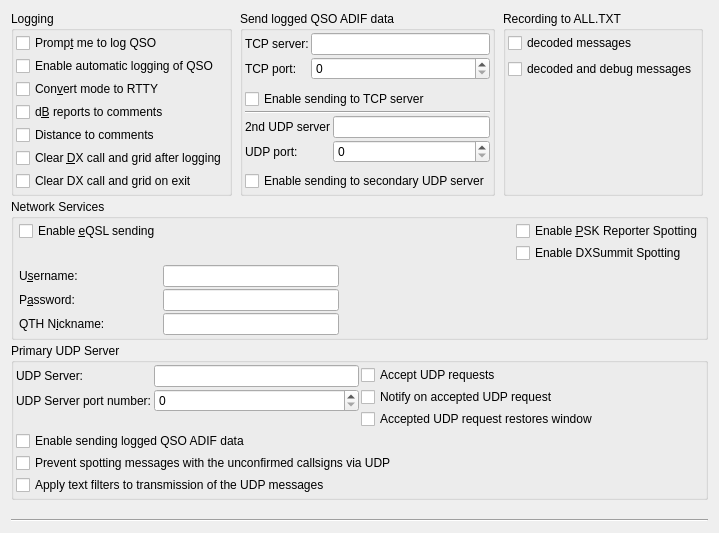
     <widget class="QWidget" name="reporting_tab">
      <attribute name="title">
       <string>Reportin&amp;g</string>
      </attribute>
      <attribute name="toolTip">
       <string>Reporting and logging settings</string>
      </attribute>
      <layout class="QGridLayout" name="gridLayout_18">
       <item row="0" column="0">
        <layout class="QVBoxLayout" name="verticalLayout_17">
         <property name="spacing">
          <number>3</number>
         </property>
         <item>
          <layout class="QHBoxLayout" name="horizontalLayout_21">
           <item>
            <widget class="QGroupBox" name="logging_group_box">
             <property name="title">
              <string>Logging</string>
             </property>
             <layout class="QGridLayout" name="gridLayout_25">
              <property name="leftMargin">
               <number>2</number>
              </property>
              <property name="topMargin">
               <number>2</number>
              </property>
              <property name="rightMargin">
               <number>2</number>
              </property>
              <property name="bottomMargin">
               <number>2</number>
              </property>
              <property name="spacing">
               <number>2</number>
              </property>
              <item row="0" column="0">
               <layout class="QGridLayout" name="gridLayout_23">
                <property name="verticalSpacing">
                 <number>3</number>
                </property>
                <item row="2" column="0">
                 <widget class="QCheckBox" name="log_as_RTTY_check_box">
                  <property name="toolTip">
                   <string>Some logging programs will not accept JT-65 or JT9 as a recognized mode.</string>
                  </property>
                  <property name="text">
                   <string>Con&amp;vert mode to RTTY</string>
                  </property>
                 </widget>
                </item>
                <item row="3" column="0">
                 <widget class="QCheckBox" name="report_in_comments_check_box">
                  <property name="toolTip">
                   <string>Some logging programs will not accept the type of reports
saved by this program.
Check this option to save the sent and received reports in the
comments field.</string>
                  </property>
                  <property name="text">
                   <string>d&amp;B reports to comments</string>
                  </property>
                 </widget>
                </item>
                <item row="6" column="0">
                 <widget class="QCheckBox" name="clear_DX_exit_check_box">
                  <property name="toolTip">
                   <string>&lt;html&gt;&lt;head/&gt;&lt;body&gt;&lt;p&gt;Check this option to force the clearing of the DX Call and DX Grid fields when exiting atdx. This functionality is intended for UR5EQF logbook software users.&lt;/p&gt;&lt;/body&gt;&lt;/html&gt;</string>
                  </property>
                  <property name="text">
                   <string>Clear DX call and grid on exit</string>
                  </property>
                 </widget>
                </item>
                <item row="0" column="0">
                 <widget class="QCheckBox" name="prompt_to_log_check_box">
                  <property name="toolTip">
                   <string>The program will pop up a partially completed Log QSO dialog when you send a 73 or free text message.</string>
                  </property>
                  <property name="text">
                   <string>Promp&amp;t me to log QSO</string>
                  </property>
                 </widget>
                </item>
                <item row="5" column="0">
                 <widget class="QCheckBox" name="clear_DX_check_box">
                  <property name="toolTip">
                   <string>Check this option to force the clearing of the DX Call
and DX Grid fields when a 73 or free text message is sent.</string>
                  </property>
                  <property name="text">
                   <string>Clear &amp;DX call and grid after logging</string>
                  </property>
                 </widget>
                </item>
                <item row="1" column="0">
                 <widget class="QCheckBox" name="autolog_check_box">
                  <property name="text">
                   <string>Enable automatic logging of QSO</string>
                  </property>
                 </widget>
                </item>
                <item row="4" column="0">
                 <widget class="QCheckBox" name="distance_in_comments_check_box">
                  <property name="toolTip">
                   <string>&lt;html&gt;&lt;head/&gt;&lt;body&gt;&lt;p&gt;Add distance to correspondent to comments in ADIF QSO record.&lt;/p&gt;&lt;/body&gt;&lt;/html&gt;</string>
                  </property>
                  <property name="text">
                   <string>Distance to comments</string>
                  </property>
                 </widget>
                </item>
               </layout>
              </item>
             </layout>
            </widget>
           </item>
           <item>
            <spacer name="horizontalSpacer_16">
             <property name="orientation">
              <enum>Qt::Horizontal</enum>
             </property>
             <property name="sizeHint" stdset="0">
              <size>
               <width>5</width>
               <height>20</height>
              </size>
             </property>
            </spacer>
           </item>
           <item>
            <layout class="QVBoxLayout" name="verticalLayout_26">
             <property name="spacing">
              <number>2</number>
             </property>
             <item>
              <widget class="QGroupBox" name="groupBox_7">
               <property name="toolTip">
                <string>&lt;html&gt;&lt;head/&gt;&lt;body&gt;&lt;p&gt;Connection to external logbook software.&lt;/p&gt;&lt;/body&gt;&lt;/html&gt;</string>
               </property>
               <property name="title">
                <string>Send logged QSO ADIF data</string>
               </property>
               <layout class="QGridLayout" name="gridLayout_32">
                <property name="leftMargin">
                 <number>2</number>
                </property>
                <property name="topMargin">
                 <number>2</number>
                </property>
                <property name="rightMargin">
                 <number>2</number>
                </property>
                <property name="bottomMargin">
                 <number>2</number>
                </property>
                <property name="spacing">
                 <number>2</number>
                </property>
                <item row="0" column="0">
                 <layout class="QVBoxLayout" name="verticalLayout_14">
                  <property name="spacing">
                   <number>2</number>
                  </property>
                  <item>
                   <layout class="QFormLayout" name="formLayout_2">
                    <property name="horizontalSpacing">
                     <number>2</number>
                    </property>
                    <property name="verticalSpacing">
                     <number>2</number>
                    </property>
                    <item row="0" column="0">
                     <widget class="QLabel" name="label_21">
                      <property name="toolTip">
                       <string>&lt;html&gt;&lt;head/&gt;&lt;body&gt;&lt;p&gt;TCP server name or address&lt;/p&gt;&lt;/body&gt;&lt;/html&gt;</string>
                      </property>
                      <property name="text">
                       <string>TCP server:</string>
                      </property>
                     </widget>
                    </item>
                    <item row="0" column="1">
                     <widget class="QLineEdit" name="tcp_server_line_edit">
                      <property name="sizePolicy">
                       <sizepolicy hsizetype="Preferred" vsizetype="Fixed">
                        <horstretch>0</horstretch>
                        <verstretch>0</verstretch>
                       </sizepolicy>
                      </property>
                      <property name="toolTip">
                       <string>&lt;html&gt;&lt;head/&gt;&lt;body&gt;&lt;p&gt;TCP server name or address&lt;/p&gt;&lt;/body&gt;&lt;/html&gt;</string>
                      </property>
                     </widget>
                    </item>
                    <item row="3" column="0">
                     <widget class="QLabel" name="label_22">
                      <property name="toolTip">
                       <string>&lt;html&gt;&lt;head/&gt;&lt;body&gt;&lt;p&gt;TCP server port number&lt;/p&gt;&lt;/body&gt;&lt;/html&gt;</string>
                      </property>
                      <property name="text">
                       <string>TCP port:</string>
                      </property>
                     </widget>
                    </item>
                    <item row="3" column="1">
                     <widget class="QSpinBox" name="tcp_server_port_spin_box">
                      <property name="toolTip">
                       <string>&lt;html&gt;&lt;head/&gt;&lt;body&gt;&lt;p&gt;TCP server port number&lt;/p&gt;&lt;/body&gt;&lt;/html&gt;</string>
                      </property>
                      <property name="maximum">
                       <number>65534</number>
                      </property>
                     </widget>
                    </item>
                   </layout>
                  </item>
                  <item>
                   <widget class="QCheckBox" name="TCP_checkBox">
                    <property name="toolTip">
                     <string/>
                    </property>
                    <property name="text">
                     <string>Enable sending to TCP server</string>
                    </property>
                   </widget>
                  </item>
                  <item>
                   <widget class="Line" name="line_5">
                    <property name="orientation">
                     <enum>Qt::Horizontal</enum>
                    </property>
                   </widget>
                  </item>
                  <item>
                   <layout class="QFormLayout" name="formLayout_3">
                    <property name="horizontalSpacing">
                     <number>2</number>
                    </property>
                    <property name="verticalSpacing">
                     <number>2</number>
                    </property>
                    <item row="0" column="0">
                     <widget class="QLabel" name="label_33">
                      <property name="toolTip">
                       <string comment="&lt;html&gt;&lt;head/&gt;&lt;body&gt;&lt;p&gt;secondary UDP server name or address&lt;/p&gt;&lt;/body&gt;&lt;/html&gt;"/>
                      </property>
                      <property name="text">
                       <string>2nd UDP server</string>
                      </property>
                     </widget>
                    </item>
                    <item row="0" column="1">
                     <widget class="QLineEdit" name="udp2_server_line_edit">
                      <property name="toolTip">
                       <string comment="&lt;html&gt;&lt;head/&gt;&lt;body&gt;&lt;p&gt;secondary UDP server name or address&lt;/p&gt;&lt;/body&gt;&lt;/html&gt;"/>
                      </property>
                     </widget>
                    </item>
                    <item row="1" column="0">
                     <widget class="QLabel" name="label_34">
                      <property name="toolTip">
                       <string>&lt;html&gt;&lt;head/&gt;&lt;body&gt;&lt;p&gt;secondary UDP server port number&lt;/p&gt;&lt;/body&gt;&lt;/html&gt;</string>
                      </property>
                      <property name="text">
                       <string>UDP port:</string>
                      </property>
                     </widget>
                    </item>
                    <item row="1" column="1">
                     <widget class="QSpinBox" name="udp2_server_port_spin_box">
                      <property name="toolTip">
                       <string>&lt;html&gt;&lt;head/&gt;&lt;body&gt;&lt;p&gt;secondary UDP server port number&lt;/p&gt;&lt;/body&gt;&lt;/html&gt;</string>
                      </property>
                     </widget>
                    </item>
                   </layout>
                  </item>
                  <item>
                   <widget class="QCheckBox" name="udp2_enable_check_box">
                    <property name="text">
                     <string>Enable sending to secondary UDP server</string>
                    </property>
                   </widget>
                  </item>
                 </layout>
                </item>
               </layout>
              </widget>
             </item>
            </layout>
           </item>
           <item>
            <spacer name="horizontalSpacer_31">
             <property name="orientation">
              <enum>Qt::Horizontal</enum>
             </property>
             <property name="sizeHint" stdset="0">
              <size>
               <width>5</width>
               <height>20</height>
              </size>
             </property>
            </spacer>
           </item>
           <item>
            <widget class="QGroupBox" name="groupBox_12">
             <property name="maximumSize">
              <size>
               <width>16777215</width>
               <height>16777215</height>
              </size>
             </property>
             <property name="toolTip">
              <string>&lt;html&gt;&lt;head/&gt;&lt;body&gt;&lt;p&gt;Allows to configure data for recording into the ALL.TXT file. Recording of TX messages can not be switched off.&lt;/p&gt;&lt;/body&gt;&lt;/html&gt;</string>
             </property>
             <property name="title">
              <string>Recording to ALL.TXT</string>
             </property>
             <layout class="QVBoxLayout" name="verticalLayout_21">
              <property name="leftMargin">
               <number>2</number>
              </property>
              <property name="topMargin">
               <number>2</number>
              </property>
              <property name="rightMargin">
               <number>2</number>
              </property>
              <property name="bottomMargin">
               <number>2</number>
              </property>
              <item>
               <layout class="QVBoxLayout" name="verticalLayout_20">
                <item>
                 <layout class="QVBoxLayout" name="verticalLayout_19">
                  <item>
                   <widget class="QCheckBox" name="write_decoded_check_box">
                    <property name="text">
                     <string>decoded messages</string>
                    </property>
                   </widget>
                  </item>
                  <item>
                   <widget class="QCheckBox" name="write_decoded_debug_check_box">
                    <property name="text">
                     <string>decoded and debug messages</string>
                    </property>
                   </widget>
                  </item>
                 </layout>
                </item>
                <item>
                 <spacer name="verticalSpacer_19">
                  <property name="orientation">
                   <enum>Qt::Vertical</enum>
                  </property>
                  <property name="sizeHint" stdset="0">
                   <size>
                    <width>20</width>
                    <height>40</height>
                   </size>
                  </property>
                 </spacer>
                </item>
               </layout>
              </item>
             </layout>
            </widget>
           </item>
           <item>
            <spacer name="horizontalSpacer_15">
             <property name="orientation">
              <enum>Qt::Horizontal</enum>
             </property>
             <property name="sizeHint" stdset="0">
              <size>
               <width>5</width>
               <height>20</height>
              </size>
             </property>
            </spacer>
           </item>
          </layout>
         </item>
         <item>
          <widget class="QGroupBox" name="network_group_box">
           <property name="title">
            <string>Network Services</string>
           </property>
           <layout class="QGridLayout" name="gridLayout_17">
            <property name="leftMargin">
             <number>5</number>
            </property>
            <property name="topMargin">
             <number>2</number>
            </property>
            <property name="rightMargin">
             <number>2</number>
            </property>
            <property name="bottomMargin">
             <number>2</number>
            </property>
            <property name="spacing">
             <number>2</number>
            </property>
            <item row="0" column="0">
             <widget class="QCheckBox" name="eqsl_check_box">
              <property name="toolTip">
               <string>The program can send logged QSO info to the http://www.eqsl.cc web site.</string>
              </property>
              <property name="text">
               <string>Enable &amp;eQSL sending</string>
              </property>
             </widget>
            </item>
            <item row="0" column="3">
             <spacer name="horizontalSpacer_11">
              <property name="orientation">
               <enum>Qt::Horizontal</enum>
              </property>
              <property name="sizeHint" stdset="0">
               <size>
                <width>40</width>
                <height>20</height>
               </size>
              </property>
             </spacer>
            </item>
            <item row="2" column="1">
             <widget class="QLineEdit" name="eqsluser_edit">
              <property name="toolTip">
               <string>EQSL Username.</string>
              </property>
             </widget>
            </item>
            <item row="2" column="0">
             <widget class="QLabel" name="eqsluser_label">
              <property name="text">
               <string>U&amp;sername:</string>
              </property>
              <property name="buddy">
               <cstring>eqsluser_edit</cstring>
              </property>
             </widget>
            </item>
            <item row="3" column="0">
             <widget class="QLabel" name="eqslpasswd_label">
              <property name="text">
               <string>P&amp;assword:</string>
              </property>
              <property name="buddy">
               <cstring>eqslpasswd_edit</cstring>
              </property>
             </widget>
            </item>
            <item row="3" column="1">
             <widget class="QLineEdit" name="eqslpasswd_edit">
              <property name="toolTip">
               <string>EQSL Password.</string>
              </property>
              <property name="echoMode">
               <enum>QLineEdit::Password</enum>
              </property>
             </widget>
            </item>
            <item row="0" column="4">
             <widget class="QCheckBox" name="psk_reporter_check_box">
              <property name="toolTip">
               <string>The program can send your station details and all
decoded signals as spots to the http://pskreporter.info web site.
This is used for reverse beacon analysis which is very useful
for assessing propagation and system performance.</string>
              </property>
              <property name="text">
               <string>Enable &amp;PSK Reporter Spotting</string>
              </property>
             </widget>
            </item>
            <item row="4" column="1">
             <widget class="QLineEdit" name="eqslnick_edit">
              <property name="toolTip">
               <string>EQSL OTH Nickname.</string>
              </property>
             </widget>
            </item>
            <item row="1" column="4">
             <widget class="QCheckBox" name="dxsummit_check_box">
              <property name="text">
               <string>Enable DXSummit Spotting </string>
              </property>
             </widget>
            </item>
            <item row="4" column="0">
             <widget class="QLabel" name="eqslnick_label">
              <property name="text">
               <string>QTH N&amp;ickname:</string>
              </property>
              <property name="buddy">
               <cstring>eqslnick_edit</cstring>
              </property>
             </widget>
            </item>
           </layout>
          </widget>
         </item>
         <item>
          <widget class="QGroupBox" name="groupBox_4">
           <property name="toolTip">
            <string>&lt;html&gt;&lt;head/&gt;&lt;body&gt;&lt;p&gt;Primary UDP connection to external software.&lt;/p&gt;&lt;/body&gt;&lt;/html&gt;</string>
           </property>
           <property name="title">
            <string>Primary UDP Server</string>
           </property>
           <layout class="QGridLayout" name="gridLayout_16">
            <property name="leftMargin">
             <number>2</number>
            </property>
            <property name="topMargin">
             <number>2</number>
            </property>
            <property name="rightMargin">
             <number>2</number>
            </property>
            <property name="bottomMargin">
             <number>2</number>
            </property>
            <property name="spacing">
             <number>2</number>
            </property>
            <item row="0" column="0">
             <layout class="QVBoxLayout" name="verticalLayout_5">
              <item>
               <layout class="QHBoxLayout" name="horizontalLayout_26">
                <item>
                 <layout class="QFormLayout" name="formLayout_6">
                  <property name="fieldGrowthPolicy">
                   <enum>QFormLayout::AllNonFixedFieldsGrow</enum>
                  </property>
                  <item row="0" column="0">
                   <widget class="QLabel" name="udp_server_label">
                    <property name="text">
                     <string>UDP Server:</string>
                    </property>
                    <property name="buddy">
                     <cstring>udp_server_line_edit</cstring>
                    </property>
                   </widget>
                  </item>
                  <item row="0" column="1">
                   <widget class="QLineEdit" name="udp_server_line_edit">
                    <property name="sizePolicy">
                     <sizepolicy hsizetype="Preferred" vsizetype="Fixed">
                      <horstretch>0</horstretch>
                      <verstretch>0</verstretch>
                     </sizepolicy>
                    </property>
                    <property name="toolTip">
                     <string>&lt;html&gt;&lt;head/&gt;&lt;body&gt;&lt;p&gt;Optional hostname of network service to receive decodes.&lt;/p&gt;&lt;p&gt;Formats:&lt;/p&gt;&lt;ul style=&quot;margin-top: 0px; margin-bottom: 0px; margin-left: 0px; margin-right: 0px; -qt-list-indent: 1;&quot;&gt;&lt;li style=&quot; margin-top:12px; margin-bottom:0px; margin-left:0px; margin-right:0px; -qt-block-indent:0; text-indent:0px;&quot;&gt;hostname&lt;/li&gt;&lt;li style=&quot; margin-top:0px; margin-bottom:0px; margin-left:0px; margin-right:0px; -qt-block-indent:0; text-indent:0px;&quot;&gt;IPv4 address&lt;/li&gt;&lt;li style=&quot; margin-top:0px; margin-bottom:0px; margin-left:0px; margin-right:0px; -qt-block-indent:0; text-indent:0px;&quot;&gt;IPv6 address&lt;/li&gt;&lt;li style=&quot; margin-top:0px; margin-bottom:0px; margin-left:0px; margin-right:0px; -qt-block-indent:0; text-indent:0px;&quot;&gt;IPv4 multicast group address&lt;/li&gt;&lt;li style=&quot; margin-top:0px; margin-bottom:0px; margin-left:0px; margin-right:0px; -qt-block-indent:0; text-indent:0px;&quot;&gt;IPv6 multicast group address&lt;/li&gt;&lt;/ul&gt;&lt;p&gt;Clearing this field will disable the broadcasting of UDP status updates.&lt;/p&gt;&lt;/body&gt;&lt;/html&gt;</string>
                    </property>
                    <property name="inputMethodHints">
                     <set>Qt::ImhDigitsOnly</set>
                    </property>
                   </widget>
                  </item>
                  <item row="1" column="0">
                   <widget class="QLabel" name="label_6">
                    <property name="text">
                     <string>UDP Server port number:</string>
                    </property>
                    <property name="buddy">
                     <cstring>udp_server_port_spin_box</cstring>
                    </property>
                   </widget>
                  </item>
                  <item row="1" column="1">
                   <widget class="QSpinBox" name="udp_server_port_spin_box">
                    <property name="toolTip">
                     <string>&lt;html&gt;&lt;head/&gt;&lt;body&gt;&lt;p&gt;Enter the service port number of the UDP server that atdx should send updates to. If this is zero no updates will be broadcast.&lt;/p&gt;&lt;/body&gt;&lt;/html&gt;</string>
                    </property>
                    <property name="minimum">
                     <number>0</number>
                    </property>
                    <property name="maximum">
                     <number>65534</number>
                    </property>
                   </widget>
                  </item>
                 </layout>
                </item>
                <item>
                 <layout class="QVBoxLayout" name="verticalLayout_11">
                  <item>
                   <widget class="QCheckBox" name="accept_udp_requests_check_box">
                    <property name="toolTip">
                     <string>&lt;html&gt;&lt;head/&gt;&lt;body&gt;&lt;p&gt;With this enabled atdx will accept certain requests back from a UDP server that receives decode messages.&lt;/p&gt;&lt;/body&gt;&lt;/html&gt;</string>
                    </property>
                    <property name="text">
                     <string>Accept UDP requests</string>
                    </property>
                   </widget>
                  </item>
                  <item>
                   <widget class="QCheckBox" name="udpWindowToFront">
                    <property name="toolTip">
                     <string>&lt;html&gt;&lt;head/&gt;&lt;body&gt;&lt;p&gt;Indicate acceptance of an incoming UDP request. The effect of this option varies depending on the operating system and window manager, its intent is to notify the acceptance of an incoming UDP request even if this application is minimized or hidden.&lt;/p&gt;&lt;/body&gt;&lt;/html&gt;</string>
                    </property>
                    <property name="text">
                     <string>Notify on accepted UDP request</string>
                    </property>
                   </widget>
                  </item>
                  <item>
                   <widget class="QCheckBox" name="udpWindowRestore">
                    <property name="toolTip">
                     <string>&lt;html&gt;&lt;head/&gt;&lt;body&gt;&lt;p&gt;Restore the window from minimized if an UDP request is accepted.&lt;/p&gt;&lt;/body&gt;&lt;/html&gt;</string>
                    </property>
                    <property name="text">
                     <string>Accepted UDP request restores window</string>
                    </property>
                   </widget>
                  </item>
                 </layout>
                </item>
               </layout>
              </item>
              <item>
               <widget class="QCheckBox" name="udp1_adif_enable_check_box">
                <property name="text">
                 <string>Enable sending logged QSO ADIF data</string>
                </property>
               </widget>
              </item>
              <item>
               <widget class="QCheckBox" name="preventFalseUDP_check_box">
                <property name="enabled">
                 <bool>true</bool>
                </property>
                <property name="toolTip">
                 <string>&lt;html&gt;&lt;head/&gt;&lt;body&gt;&lt;p&gt;Messages marked by questionmark will not be passed to JTAlert and other UDP based software.&lt;/p&gt;&lt;/body&gt;&lt;/html&gt;</string>
                </property>
                <property name="text">
                 <string>Prevent spotting messages with the unconfirmed callsigns via UDP</string>
                </property>
               </widget>
              </item>
              <item>
               <widget class="QCheckBox" name="filterUDP_check_box">
                <property name="toolTip">
                 <string>&lt;html&gt;&lt;head/&gt;&lt;body&gt;&lt;p&gt;Selected text filters will be applied to limit transmission of the UDP messages from atdx, for instance messages from some continents can be blocked.&lt;/p&gt;&lt;/body&gt;&lt;/html&gt;</string>
                </property>
                <property name="text">
                 <string>Apply text filters to transmission of the UDP messages</string>
                </property>
               </widget>
              </item>
             </layout>
            </item>
           </layout>
          </widget>
         </item>
         <item>
          <spacer name="verticalSpacer_4">
           <property name="orientation">
            <enum>Qt::Vertical</enum>
           </property>
           <property name="sizeHint" stdset="0">
            <size>
             <width>20</width>
             <height>13</height>
            </size>
           </property>
          </spacer>
         </item>
        </layout>
       </item>
       <item row="1" column="0">
        <widget class="Line" name="line_8">
         <property name="orientation">
          <enum>Qt::Horizontal</enum>
         </property>
        </widget>
       </item>
      </layout>
     </widget>
